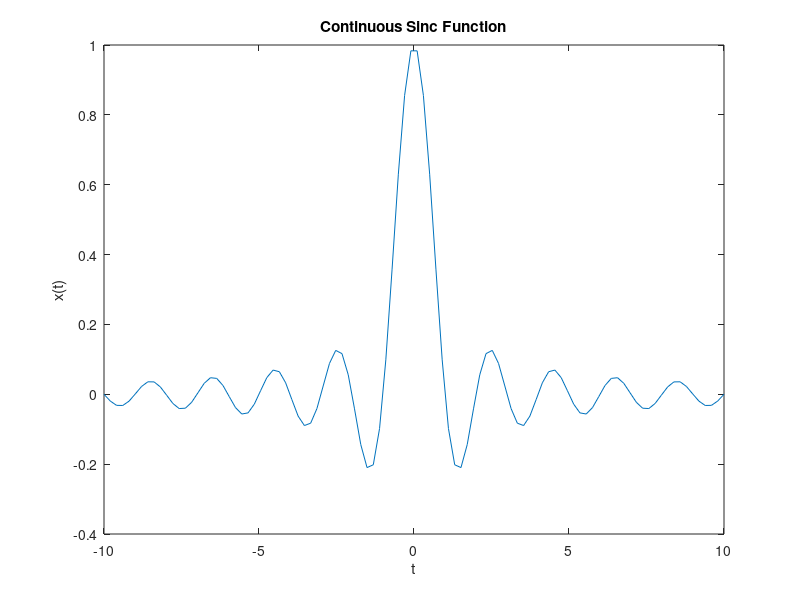

This figure's MATLAB source:
function contSinc()
x6=linspace(-10,10);
y6=sinc(x6);
plot(x6,y6)
xlim([-10,10]);
xlabel('t');
ylabel('x(t)');
title('Continuous Sinc Function');
end